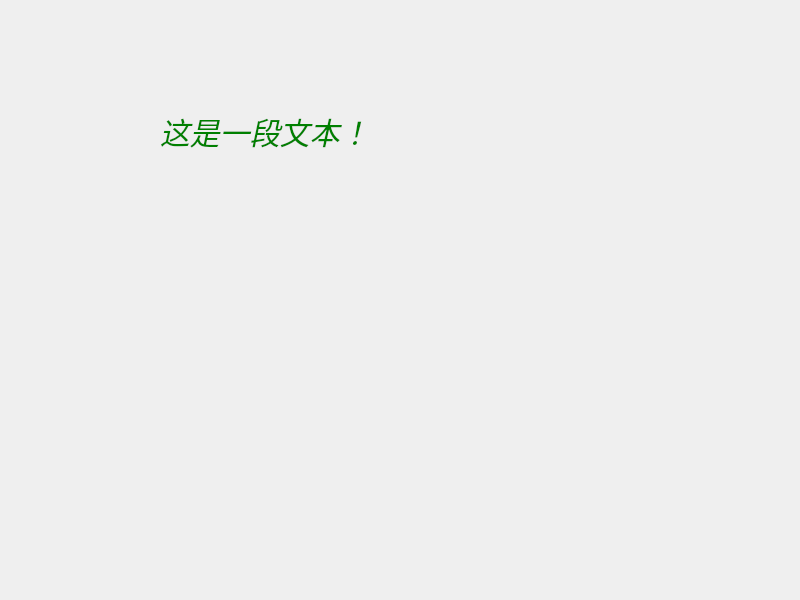
<?xml version="1.0" encoding="UTF-8"?>
<ui version="4.0">
 <class>Widget</class>
 <widget class="QWidget" name="Widget">
  <property name="geometry">
   <rect>
    <x>0</x>
    <y>0</y>
    <width>800</width>
    <height>600</height>
   </rect>
  </property>
  <property name="windowTitle">
   <string>Widget</string>
  </property>
  <widget class="QLabel" name="label">
   <property name="geometry">
    <rect>
     <x>160</x>
     <y>110</y>
     <width>301</width>
     <height>41</height>
    </rect>
   </property>
   <property name="styleSheet">
    <string notr="true">font-family: &quot;微软雅黑&quot;;
font-size: 30px;
font-style: italic;
color: green;</string>
   </property>
   <property name="text">
    <string>这是一段文本！</string>
   </property>
  </widget>
 </widget>
 <resources/>
 <connections/>
</ui>
